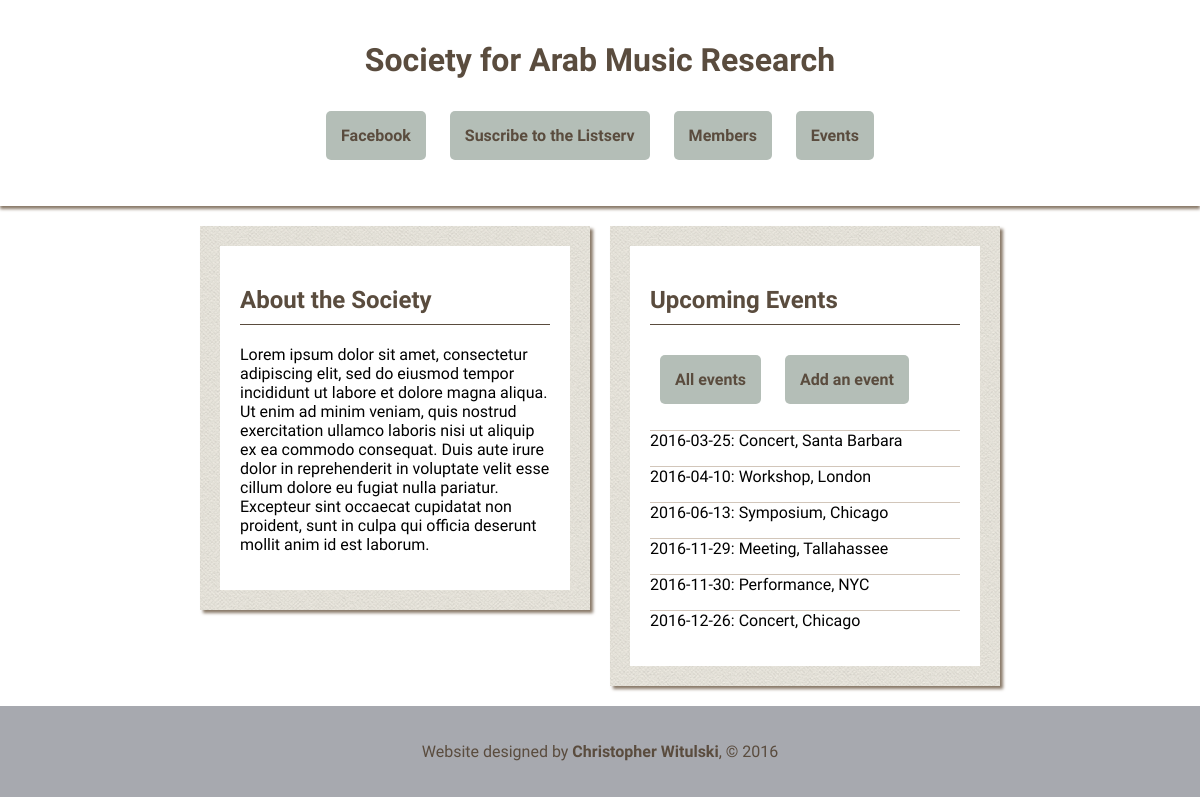
/home/, run on the app's committed database.
### samr_db_setup.py (models this page shows)
class Event(Base):
	__tablename__ = 'event'
	title = Column(String(80), nullable = False)
	location = Column(String(250), nullable = False)
	description = Column(String(250), nullable = True)
	start_date = Column(String(10), nullable = False)
	id = Column(Integer, primary_key = True)
	host_name = Column(String(80), nullable = True)
	contact = Column(String(80), nullable = True)

### samr.py (the view)
@app.route('/')
@app.route('/home/')
def home():
	today = datetime.date.today()
	events = session.query(Event).filter(Event.start_date > today).order_by(Event.start_date)
	projects = session.query(Project).order_by(Project.title)
	return render_template('home.html', events = events, projects = projects)

### templates/home.html (shortened to what this page needs)
<html>
<head>
	<link rel=stylesheet type=text/css href="{{ url_for('static', filename = 'styles.css') }}">
</head>
<body>
<div id = "header">
	<h1>Society for Arab Music Research</h1>
	<p class = "menu">
		<span class="menu-item"><a class='button' href= "https://www.facebook.com/groups/378262162265234" target = "_blank">Facebook</a></span>
		<span class="menu-item"><a class='button' href="http://www.mailman.srv.ualberta.ca/mailman/listinfo/samr-list" target="_blank">Suscribe to the Listserv</a></span>
		<span class="menu-item"><a class='button' href="{{ url_for( 'bios' ) }}">Members</a></span>
		<span class="menu-item"><a class='button' href="{{ url_for( 'events' ) }}">Events</a></span>
	</p>
</div>
<div id = "wrapper">
	<div class = 'outer left'>
		<div class = 'inner'>
			<h2>About the Society</h2>
			<p>Lorem ipsum dolor sit amet, consectetur adipiscing elit, sed do eiusmod tempor incididunt ut labore et dolore magna aliqua. Ut enim ad minim veniam, quis nostrud exercitation ullamco laboris nisi ut aliquip ex ea commodo consequat. Duis aute irure dolor in reprehenderit in voluptate velit esse cillum dolore eu fugiat nulla pariatur. Excepteur sint occaecat cupidatat non proident, sunt in culpa qui officia deserunt mollit anim id est laborum.</p>
		</div>
	</div>
	<div class = 'outer right'>
		<div class = 'inner'>
			<h2>Upcoming Events</h2>
			<p><a href= "{{ url_for( 'events' ) }}" class = 'button'>All events</a>
			<a href= "{{ url_for( 'addEvent' ) }}" class = 'button'>Add an event</a></p>
			{% for e in events %}
			<div>
				<p class = 'home_event'> {{ e.start_date }}: {{ e.title }}, {{ e.location }}</p>
			</div>
			{% endfor %}
		</div>
	</div>
</div>
<div id = "footer">
	<p>Website designed by <a target='_blank' href="http://witulski.wordpress.com">Christopher Witulski</a>, &copy; 2016</p>
</div>
</body>

### static/styles.css (style rules this page uses)
@media screen and (min-width: 801px) { #wrapper { width: 800px; } }
@media screen and (min-width: 801px) { .outer { width: calc((100% - 100px) / 2); margin-top: 20px; margin-bottom: 20px; } }
@media screen and (min-width: 801px) { .left { float: left; } }
@media screen and (min-width: 801px) { .right { float: right; } }
body { font-family: 'Old Standard TT', serif; margin: 0px 0px; background-image: url('/static/bg.jpg'); background-size: cover; background-attachment: fixed; }
h1 { font-family: 'Dancing Script', cursive; font-weight: 700; color: #5a4c3e; }
h2 { color: #5a4c3e; font-family: 'Dancing Script', cursive; font-weight: 700; display: block; padding-bottom: 10px; border-bottom: 1px solid #5a4c3e; }
a { text-decoration: none; font-weight: 700; color: #5a4c3e; }
#header { text-align: center; padding-top: 20px; padding-bottom: 20px; background: white; margin: 0; box-shadow: 0px 3px 3px #897968; }
#footer { text-align: center; padding-top: 20px; padding-bottom: 20px; background: #a7a9af; color: #5a4c3e; margin-bottom: 0; clear: both; }
.menu-item { list-style: none; display: inline-block; border-radius: 5px; }
.button { display: inline-block; padding: 15px; background-color: #b4beb7; border-radius: 5px; margin: 10px; }
#wrapper { margin: auto; }
.outer { display: inline-block; padding: 20px; background-image: url('/static/paper.png'); box-shadow: 3px 3px 3px #897968; }
.inner { background-color: white; margin: 0px; padding: 20px; }
.home_event { display: block; border-top: 1px solid #d2c6ba; white-space: nowrap; overflow: hidden; text-overflow: ellipsis; }

### data on the page
Event: start_date "2016-03-25", title "Concert", location "Santa Barbara"
Event: start_date "2016-04-10", title "Workshop", location "London"
Event: start_date "2016-06-13", title "Symposium", location "Chicago"
Event: start_date "2016-11-29", title "Meeting", location "Tallahassee"
Event: start_date "2016-11-30", title "Performance", location "NYC"
Event: start_date "2016-12-26", title "Concert", location "Chicago"
